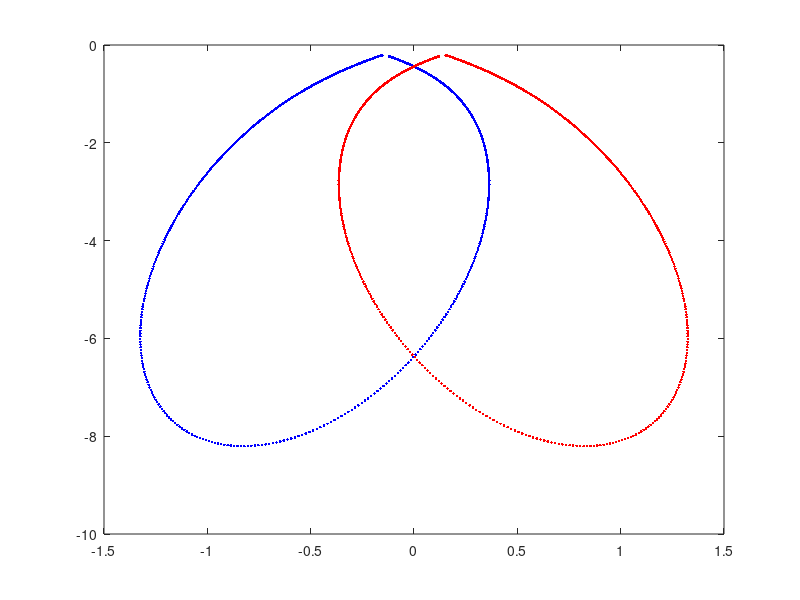

Recreate this plot in MATLAB.
clear all;clc
load('result_u.mat')
plot(Uvx1,Uvy1,'.b')
hold on
plot(Uvx2,Uvy2,'.b')
hold on
%%
load('result_s.mat')
plot(Svx1,Svy1,'.r')
hold on
plot(Svx2,Svy2,'.r')
hold on
% axis equal